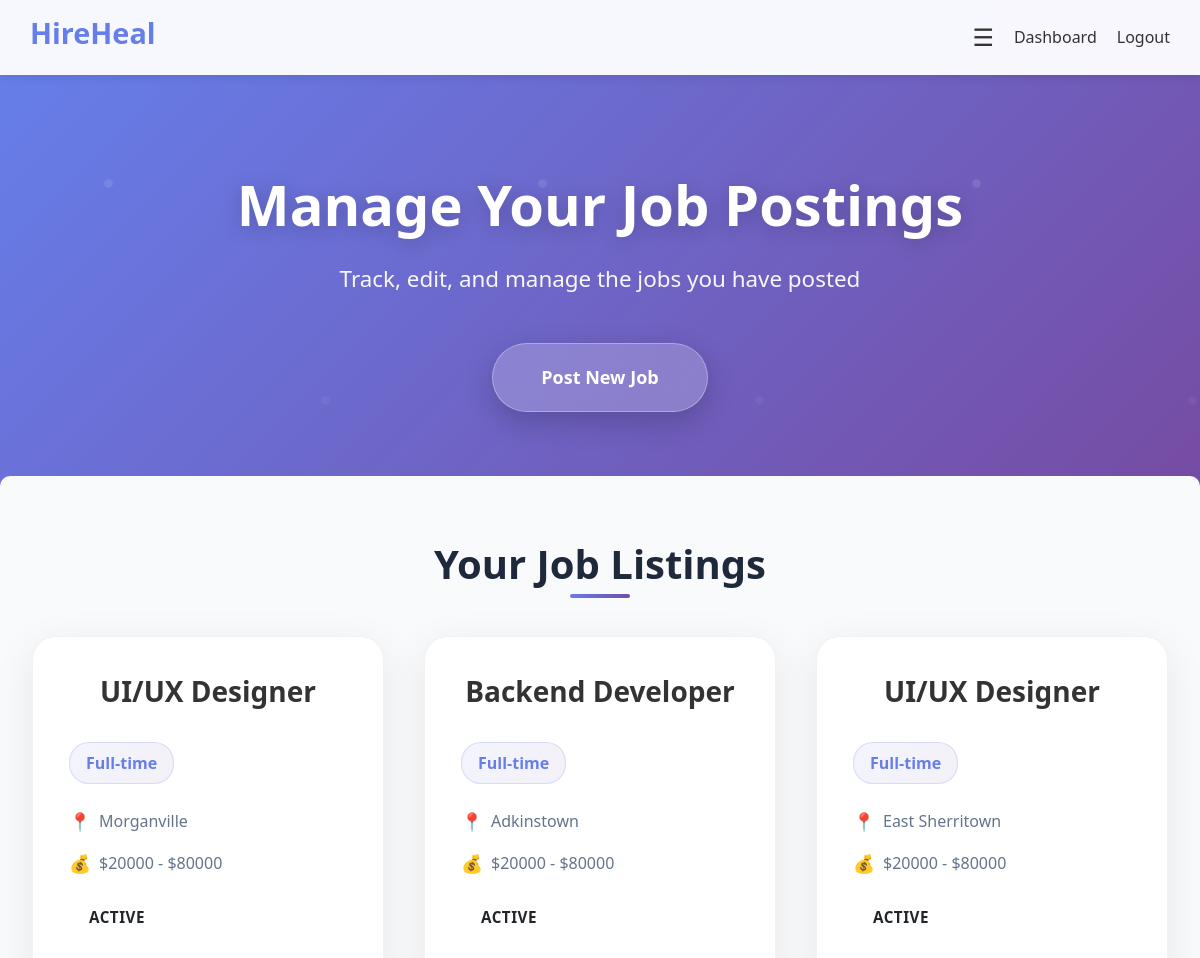
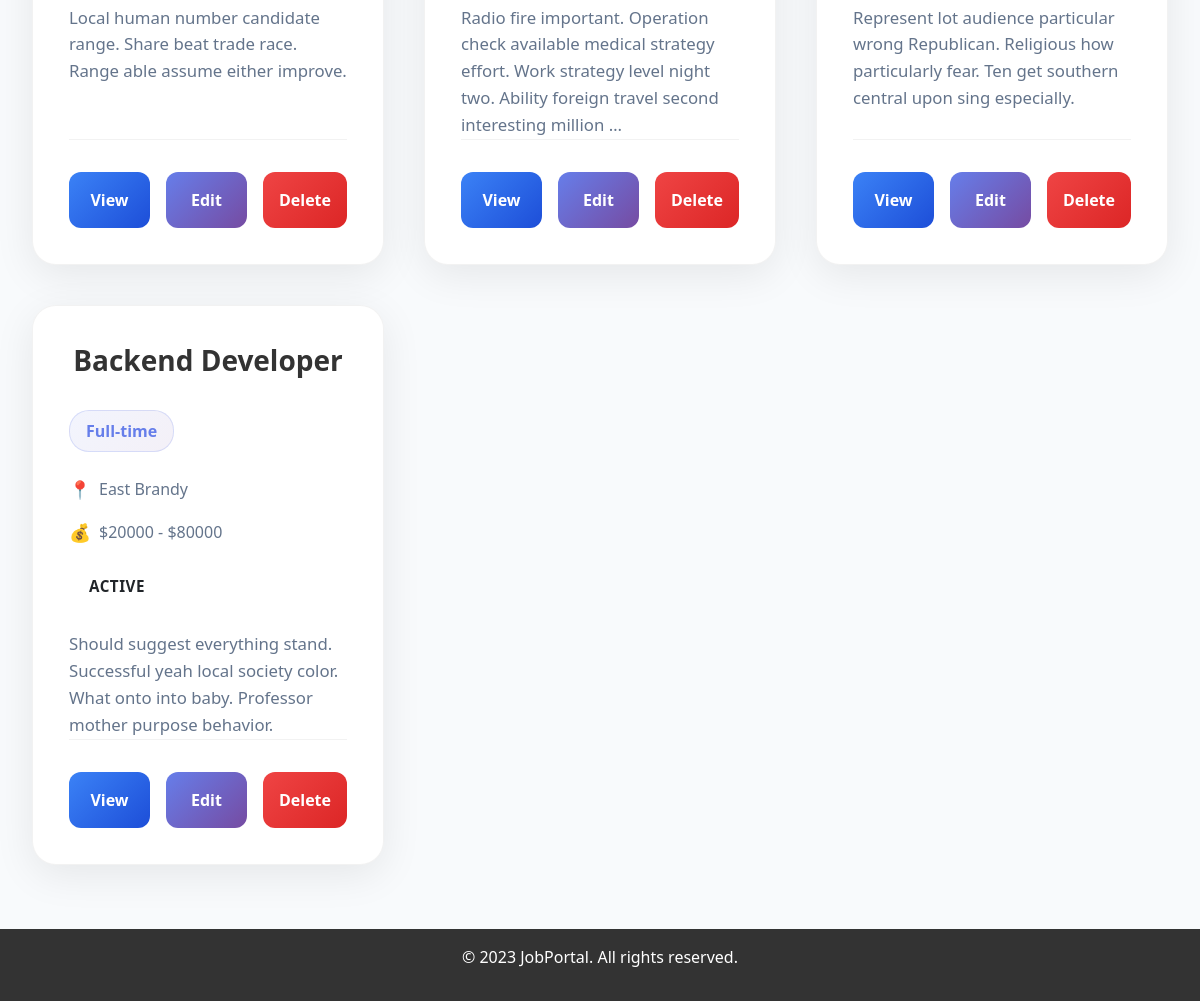
Screenshot of /dashboard/manage_job/ (signed in) with the database file from the repository (2 pictures, top to bottom).
### jobs/models.py (models this page shows, shortened)
class Jobs(models.Model):
    EXPERIENCE_CHOICES=[
        ('fresher','Freshers'),
        ('1-2','1-2 Years'),
        ('3-5','3-5 Years'),
        ('5+','5+ Years'),
    ]
    WORK_MODE_CHOICES=[
        ('onsite','onsite'),
        ('remote','remote'),
        ('hybrid','hybrid'),
    ]
    APPLICATION_METHOD_CHOICES=[
        ('platform','Apply on Platform'),
        ('external','External Link'),
    ]
    STATUS_CHOICES=[
        ('Draft','Draft'),
        ('Published','Published'),
        ('Closed','Closed'),
        ('Active','Active')
    ]
    employer=models.ForeignKey(User,related_name='posted_job',on_delete=models.CASCADE)
    company=models.ForeignKey(Employer,related_name='jobs', on_delete=models.CASCADE,null=True,blank=True)
    description=models.TextField()
    title=models.CharField(max_length=50,null=True,blank=True)
    experience_required=models.CharField(choices=EXPERIENCE_CHOICES ,max_length=50,null=True,blank=True)
    work_mode=models.CharField(choices=WORK_MODE_CHOICES,max_length=50,null=True,blank=True)
    salary_min=models.PositiveIntegerField(null=True,blank=True)
    salary_max=models.PositiveIntegerField(null=True,blank=True)
    responsibility=models.TextField(null=True,blank=True)
    skills=models.CharField(max_length=250,help_text="Enter skills seperated by commas",null=True,blank=True)
    application_deadline=models.DateField(default=timezone.now)
    application_method=models.CharField(max_length=20,choices=APPLICATION_METHOD_CHOICES,default='platform')
    application_email=models.EmailField(max_length=254,blank=True,null=True)
    status=models.CharField(max_length=50,choices=STATUS_CHOICES,default='Draft')
    updated_at=models.DateTimeField(auto_now=True)
    location=models.CharField(max_length=100)
    job_type=models.CharField(max_length=50)
    created_at=models.DateTimeField(auto_now_add=True)
    is_active=models.BooleanField(default=True)

### jobs/views.py (the view)
# urls.py: path('manage_job/', views.manage_job, name='manage_job'),
def manage_job(request):
    return render(request,'dashboard/manage.html')

### templates/dashboard/manage.html (shortened to what this page needs)
{% extends "base.html" %}
{% block content %}
<section class="hero-section">
    <div class="hero-container">
        <div class="hero-content">
            <h1 class="hero-title">Manage Your Job Postings</h1>
            <p class="hero-subtitle">Track, edit, and manage the jobs you have posted</p>
            <a href="{% url 'post_jobs' %}" class="hero-cta">Post New Job</a>
        </div>
    </div>
</section>
<main class="main-content">
    <div class="content-container">
        <div class="section-header">
            <h2 class="section-title">Your Job Listings</h2>
        </div>
        <div class="jobs-grid">
            {% for job in fil_jobs %}
            <article class="job-card">
                <div class="job-header">
                    <h3 class="job-title">{{job.title}}</h3>
                    <span class="job-type">{{job.job_type}}</span>
                </div>
                <div class="job-meta">
                    <span class="meta-item">
                        <span class="meta-icon">📍</span>
                        {{job.location}}
                    </span>
                    <span class="meta-item">
                        <span class="meta-icon">💰</span>
                        ${{job.salary_min}} - ${{job.salary_max}}
                    </span>
                </div>
                <span class="job-status">{{job.status}}</span>
                <p class="job-description">{{job.responsibility|truncatewords:20}}</p>
                <div class="job-actions">
                    <a href="{% url 'view_job' job.id %}" class="action-btn view">View</a>
                    <a href="{% url 'edit' job.id %}" class="action-btn edit">Edit</a>
                    <a href="{% url 'delete' job.id %}" class="action-btn delete">Delete</a>
                </div>
            </article>
            {% endfor %}
        </div>
    </div>
</main>
{% endblock %}

### static/css/employer.css (style rules this page uses)
* { margin: 0; padding: 0; box-sizing: border-box; }
.main-content { margin-left: 250px; padding: 2rem; }
@media (max-width: 1500px) { .main-content { margin-left: 0; } }
body { font-family: 'Roboto', sans-serif; line-height: 1.6; color: #333; background: linear-gradient(135deg, #667eea 0%, #764ba2 100%); min-height: 100vh; }
.main-content { background: white; padding: 3rem 0; border-radius: 10px 10px 0 0; margin-top: -2rem; position: relative; z-index: 10; }
.main-content h3 { text-align: center; margin-bottom: 2rem; color: #333; }
.job-card { background: #f9f9f9; border-radius: 10px; padding: 1.5rem; box-shadow: 0 4px 15px rgba(0, 0, 0, 0.1); transition: transform 0.3s, box-shadow 0.3s; }

### rows the page displays
Jobs: title "UI/UX Designer", job_type "Full-time", location "Morganville", salary_min "20000", salary_max "80000", status "ACTIVE", responsibility "Local human number candidate range. Share beat trade race. Range able assume either improve."
Jobs: title "Backend Developer", job_type "Full-time", location "Adkinstown", salary_min "20000", salary_max "80000", status "ACTIVE", responsibility "Radio fire important. Operation check available medical strategy effort. Work strategy level night two. Ability foreign travel second interesting million …"
Jobs: title "UI/UX Designer", job_type "Full-time", location "East Sherritown", salary_min "20000", salary_max "80000", status "ACTIVE", responsibility "Represent lot audience particular wrong Republican. Religious how particularly fear. Ten get southern central upon sing especially."
Jobs: title "Backend Developer", job_type "Full-time", location "East Brandy", salary_min "20000", salary_max "80000", status "ACTIVE", responsibility "Should suggest everything stand. Successful yeah local society color. What onto into baby. Professor mother purpose behavior."
